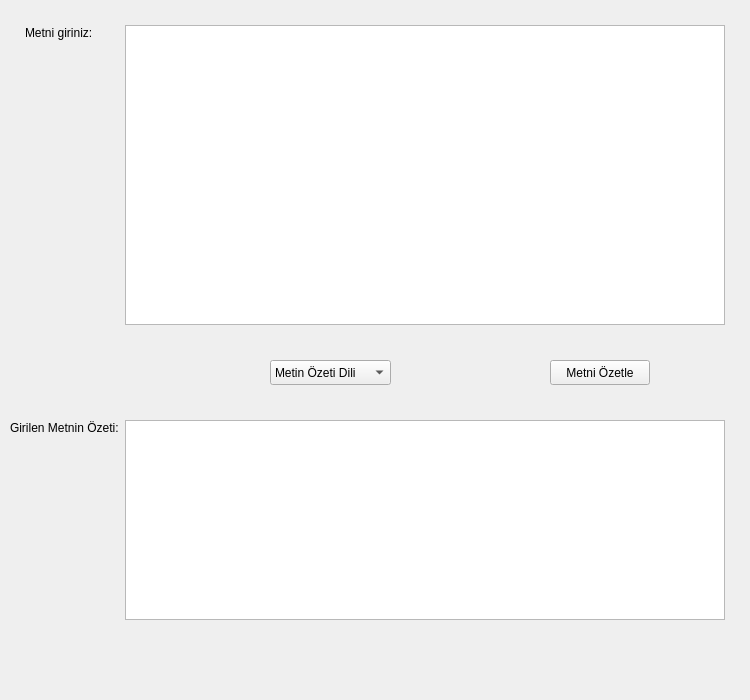
<?xml version="1.0" encoding="UTF-8"?>
<ui version="4.0">
 <class>Form</class>
 <widget class="QWidget" name="Form">
  <property name="geometry">
   <rect>
    <x>0</x>
    <y>0</y>
    <width>750</width>
    <height>700</height>
   </rect>
  </property>
  <property name="windowTitle">
   <string>Metin Özetleme Arayüzü</string>
  </property>
  <widget class="QLabel" name="label">
   <property name="geometry">
    <rect>
     <x>25</x>
     <y>25</y>
     <width>81</width>
     <height>16</height>
    </rect>
   </property>
   <property name="text">
    <string>Metni giriniz:</string>
   </property>
  </widget>
  <widget class="QTextEdit" name="arayuz_metin">
   <property name="geometry">
    <rect>
     <x>125</x>
     <y>25</y>
     <width>600</width>
     <height>300</height>
    </rect>
   </property>
  </widget>
  <widget class="QPushButton" name="ozetle_btn">
   <property name="geometry">
    <rect>
     <x>550</x>
     <y>360</y>
     <width>100</width>
     <height>25</height>
    </rect>
   </property>
   <property name="text">
    <string>Metni Özetle</string>
   </property>
  </widget>
  <widget class="QTextEdit" name="arayuz_ozet_metin">
   <property name="geometry">
    <rect>
     <x>125</x>
     <y>420</y>
     <width>600</width>
     <height>200</height>
    </rect>
   </property>
  </widget>
  <widget class="QLabel" name="label_3">
   <property name="geometry">
    <rect>
     <x>10</x>
     <y>420</y>
     <width>121</width>
     <height>16</height>
    </rect>
   </property>
   <property name="text">
    <string>Girilen Metnin Özeti:</string>
   </property>
  </widget>
  <widget class="QComboBox" name="comboBox">
   <property name="geometry">
    <rect>
     <x>270</x>
     <y>360</y>
     <width>121</width>
     <height>25</height>
    </rect>
   </property>
   <property name="currentText">
    <string>Metin Özeti Dili</string>
   </property>
   <item>
    <property name="text">
     <string>Metin Özeti Dili</string>
    </property>
   </item>
   <item>
    <property name="text">
     <string>Türkçe</string>
    </property>
   </item>
   <item>
    <property name="text">
     <string>İngilizce</string>
    </property>
   </item>
  </widget>
  <widget class="QLabel" name="label_2">
   <property name="geometry">
    <rect>
     <x>125</x>
     <y>330</y>
     <width>200</width>
     <height>15</height>
    </rect>
   </property>
   <property name="text">
    <string/>
   </property>
  </widget>
  <widget class="QLabel" name="label_4">
   <property name="geometry">
    <rect>
     <x>125</x>
     <y>625</y>
     <width>200</width>
     <height>15</height>
    </rect>
   </property>
   <property name="text">
    <string/>
   </property>
  </widget>
 </widget>
 <resources/>
 <connections/>
</ui>
